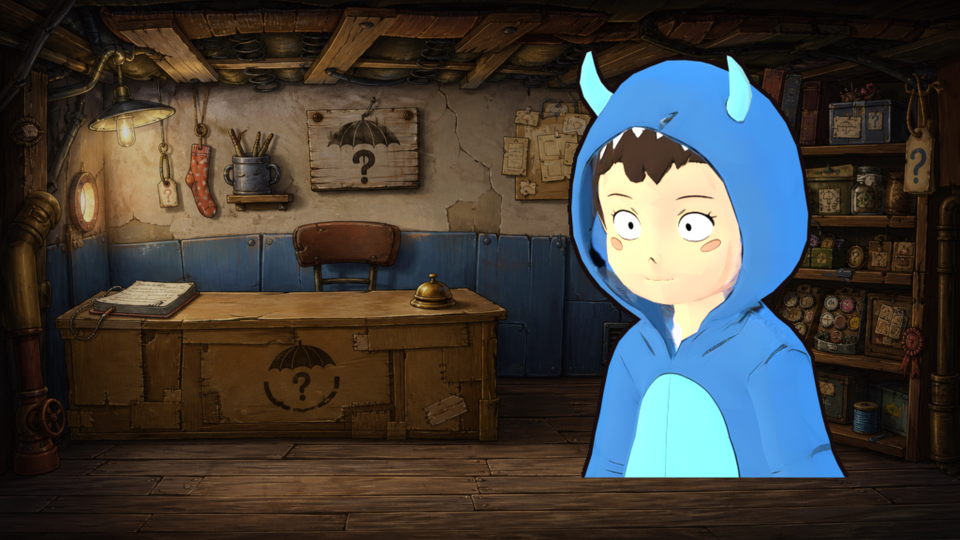
#> input picture spikes/sprite_render/dialogue_portrait_gate/otto_portrait_gate_still.png, 1920 x 1080 px (shown at 1/2 size)
$ python -i extract_generated_portrait_face_patches.py   (imports and definitions only)
#> lines starting #> are read from the running program, lines starting #| are printed output that depends on the picture
#> further down, picture is the input picture: PIL image 1920x1080 RGBA; mean R, G, B, A 66.2, 63.3, 58.7, 255
#!/usr/bin/env python3
"""Extract transparent Otto dialogue face patches from an image-generated sheet.

The image generator is allowed to solve the painterly face states, but the game
asset must not carry any generated room/background pixels. This script slices a
2x3 state sheet and emits transparent overlays registered to the base portrait.
"""

from __future__ import annotations

import argparse
import json
from pathlib import Path

import numpy as np
from PIL import Image, ImageChops, ImageDraw, ImageFilter


STATES = [
    "neutral",
    "small_open",
    "wide_open",
    "teeth",
    "blink",
    "skeptical",
]


def save(img: Image.Image, path: Path) -> None:
    path.parent.mkdir(parents=True, exist_ok=True)
    img.save(path)


# [12 lines left out: function slice_grid, not called in this run]


def chroma_alpha(img: Image.Image, key: tuple[int, int, int] = (255, 0, 255)) -> Image.Image:
#> called with key = (255, 0, 255)
    rgb = img.convert("RGB")
    arr = np.asarray(rgb).astype(np.int32)
    key_arr = np.asarray(key, dtype=np.int32)
    dist = np.sqrt(np.sum((arr - key_arr) ** 2, axis=2))
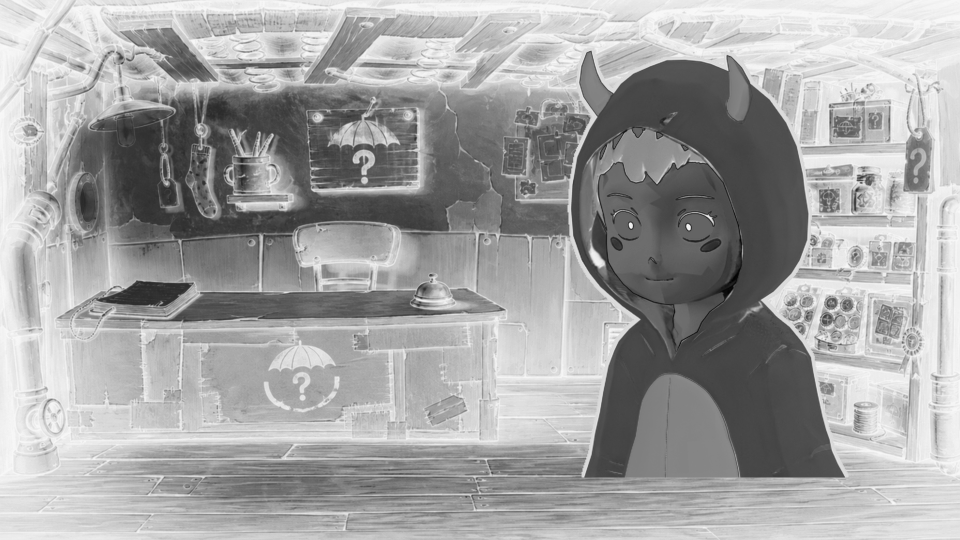
#> dist: shape (1080, 1920) float64 (shown at 1/2 size); min 186.3, max 360.6, mean 298; drawn with min black and max white
    alpha = np.clip((dist - 18) / 72 * 255, 0, 255).astype(np.uint8)
#> alpha: shape (1080, 1920); every value is 255
    alpha_img = Image.fromarray(alpha, "L").filter(ImageFilter.MinFilter(3)).filter(ImageFilter.GaussianBlur(0.35))
    out = img.convert("RGBA")
    out.putalpha(alpha_img)
    return out


# [214 lines left out: functions skin_mask, trim_alpha, checkerboard, build_contact, extract_from_full_frame_sheet, extract_from_chroma_patch_sheet and 2 more, not called in this run]


# [2 lines not run here, left out]

>>> from PIL import Image
>>> picture = Image.open('dialogue_portrait_gate/otto_portrait_gate_still.png')
>>> result = chroma_alpha(picture)
